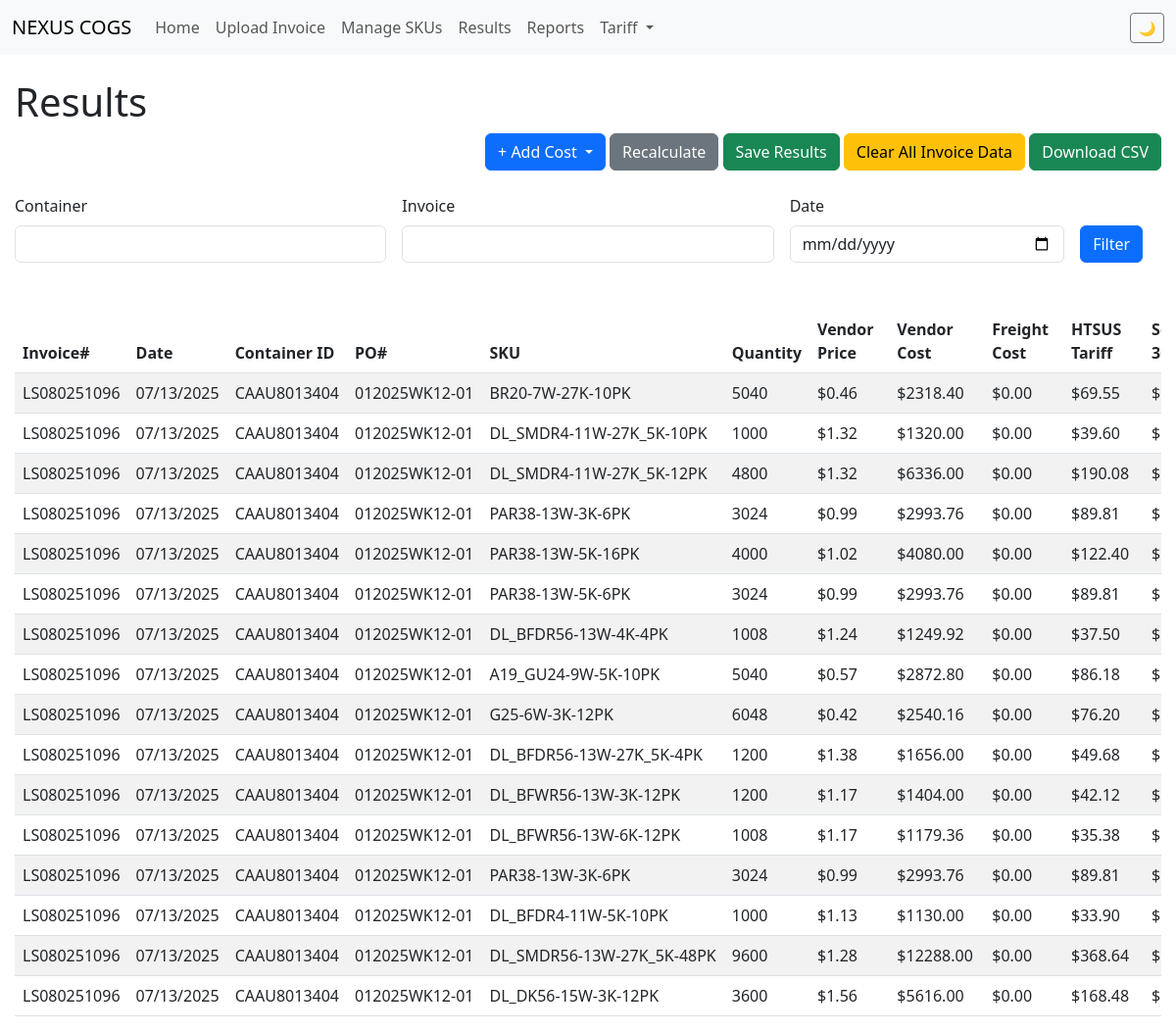
The app's page /legacy/results/, older data.
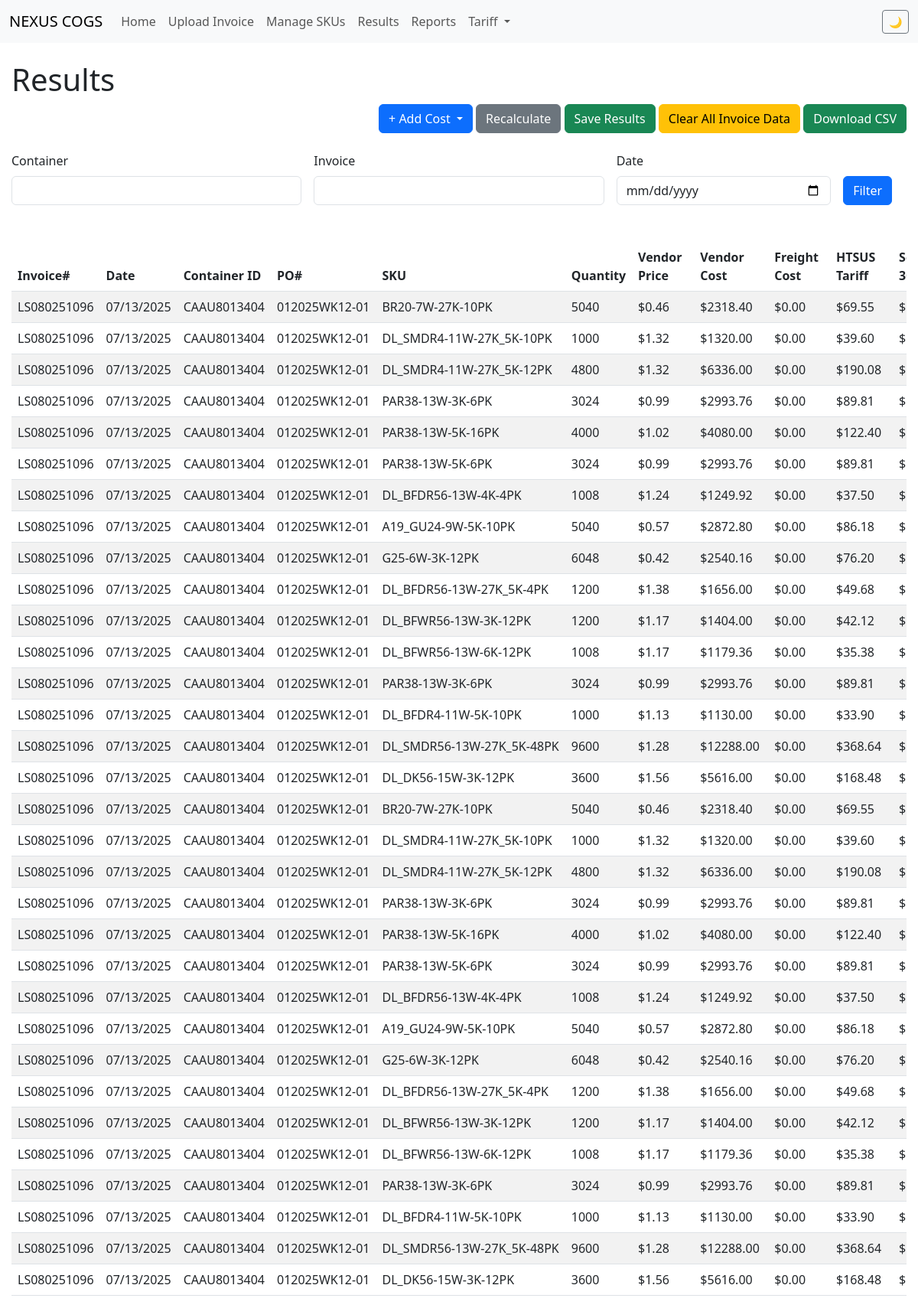
The same page, newer data.
### cogs/models.py (models this page shows, shortened)
class InvoiceLine(models.Model):
    invoice = models.ForeignKey(Invoice, on_delete=models.CASCADE, related_name='lines')
    sku = models.ForeignKey(SKU, on_delete=models.PROTECT)
    quantity = models.IntegerField()
    price_vendor = models.DecimalField(max_digits=10, decimal_places=2, help_text="Price per unit")
    total_vendor = models.DecimalField(max_digits=10, decimal_places=2, help_text="Denormalized from CSV for validation")
    unit_volume_cc = models.FloatField(help_text="Volume per unit in cubic centimeters")

class Invoice(models.Model):
    invoice_number = models.CharField(max_length=100)
    invoice_date = models.DateField()
    container = models.ForeignKey(Container, on_delete=models.SET_NULL, blank=True, null=True)
    entry = models.ForeignKey('tariff.Entry', on_delete=models.SET_NULL, blank=True, null=True, help_text="Link to customs entry if available")
    country_origin = models.CharField(
        max_length=2,
        blank=True,
        null=True,
        help_text="Country of manufacture (ISO 2-letter code) for all items in this invoice"
    )
    po_number = models.CharField(max_length=100)
    currency = models.CharField(max_length=3, default="USD")
    apply_db_htsus_rate = models.BooleanField(default=True, help_text="If False, manual HTSUS rate will be used for this invoice.")
    manual_htsus_rate_pct = models.DecimalField(max_digits=5, decimal_places=2, blank=True, null=True, help_text="Manual HTSUS rate for this invoice (e.g. 3.5 for 3.5%). Used if 'Apply DB HTSUS Rate' is False.")

class Container(models.Model):
    container_id = models.CharField(max_length=100, unique=True)
    notes = models.TextField(blank=True, null=True)

class SKU(models.Model):
    sku = models.CharField(max_length=100, unique=True)  # Keep longer length from COGS
    name = models.CharField(max_length=255, blank=True, null=True)
    htsus_code = models.ForeignKey(HTSUSCode, on_delete=models.SET_NULL, blank=True, null=True)
    htsus_rate_pct = models.DecimalField(
        max_digits=7,
        decimal_places=4,
        blank=True,
        null=True,
        help_text="Overrides HTSUSCode rate if present"
    )
    origin_country = models.CharField(
        max_length=2,
        blank=True,
        null=True,
        help_text="ISO 2-letter country code"
    )
    claimed_spi = models.CharField(
        max_length=10,
        blank=True,
        help_text="Special Program Indicator"
    )
    effective_from = models.DateField(null=True, blank=True)
    effective_to = models.DateField(null=True, blank=True)
    override_reason = models.TextField(
        blank=True,
        help_text="Reason for rate override"
    )

### cogs/views.py (the view, shortened to what this page needs)
# urls.py: path('results/', views.results, name='results'),
def results(request):
    lines = InvoiceLine.objects.all().select_related('invoice', 'sku').prefetch_related('allocatedcost_set__cost_pool')
    container_filter = request.GET.get('container')
    invoice_filter = request.GET.get('invoice')
    date_filter = request.GET.get('date')
    if container_filter:
        lines = lines.filter(invoice__container__container_id=container_filter)
    if invoice_filter:
        lines = lines.filter(invoice__invoice_number=invoice_filter)
    if date_filter:
        lines = lines.filter(invoice__invoice_date=date_filter)
    other_cost_pool_names = CostPool.objects.exclude(name__in=['Freight Cost', 'HTSUS Tariff']).values_list('name', flat=True).distinct()
    results_data = []
    for line in lines:
        vendor_cost = line.price_vendor * line.quantity
        freight_cost = line.allocatedcost_set.filter(cost_pool__name='Freight Cost').first()
        freight_cost_amount = freight_cost.amount_allocated if freight_cost else 0
        htsus_rate = Decimal('0')
        if line.sku and line.sku.htsus_rate_pct is not None:
            htsus_rate = line.sku.htsus_rate_pct
        elif line.sku and line.sku.htsus_code and line.sku.htsus_code.rate_pct:
            htsus_rate = line.sku.htsus_code.rate_pct
        htsus_tariff_amount = vendor_cost * (htsus_rate / Decimal('100'))
        section_301_amount = Decimal('0')
        other_cost_allocations = {}
        current_line_other_costs_total = Decimal(0)
        for allocated_cost in line.allocatedcost_set.all():
            if allocated_cost.cost_pool.name not in ['Freight Cost', 'HTSUS Tariff']:
                other_cost_allocations[allocated_cost.cost_pool.name] = allocated_cost.amount_allocated
                current_line_other_costs_total += allocated_cost.amount_allocated
        total_cost = vendor_cost + freight_cost_amount + htsus_tariff_amount + section_301_amount + current_line_other_costs_total
        unit_total_cost = (total_cost / line.quantity).quantize(Decimal('0.01')) if line.quantity > 0 else Decimal(0)
        results_data.append({
            'line': line,
            'vendor_cost': vendor_cost,
            'freight_cost': freight_cost_amount,
            'htsus_tariff': htsus_tariff_amount,
            'section_301': section_301_amount,  # ADD THIS LINE
            'other_cost_allocations': other_cost_allocations, # New: detailed other costs
            'total_cost': total_cost,
            'unit_total_cost': unit_total_cost,
        })
    freight_costs = CostPool.objects.filter(name='Freight Cost')
    total_freight_cost = sum(cost.amount_total for cost in freight_costs)
    other_custom_costs = CostPool.objects.exclude(name__in=['Freight Cost', 'HTSUS Tariff'])
    total_other_custom_costs = sum(cost.amount_total for cost in other_custom_costs)
    return render(request, 'results.html', {
        'results_data': results_data,
        'freight_costs': freight_costs,
        'total_freight_cost': total_freight_cost,
        'other_custom_costs': other_custom_costs, # Keep for the summary card
        'total_other_custom_costs': total_other_custom_costs, # Keep for the summary card
        'other_cost_pool_names': other_cost_pool_names, # New: for dynamic columns
    })

### templates/results.html (shortened to what this page needs)
{% extends 'base.html' %}
{% load cogs_extras %}
{% block content %}
<div class="results-full-width">
    <h1>Results</h1>
    <div class="d-flex justify-content-between align-items-center mb-4">
        <div>
            <div class="dropdown" style="display: inline-block;">
                <button class="btn btn-primary dropdown-toggle" type="button" id="addCostDropdown" data-bs-toggle="dropdown" aria-expanded="false">
                    + Add Cost
                </button>
            </div>
            <a href="{% url 'recalculate_costs' %}" class="btn btn-secondary">Recalculate</a>
            <button type="button" class="btn btn-success" onclick="saveResults()">
                Save Results
            </button>
            <a href="{% url 'clear_invoice_data' %}" class="btn btn-warning"
               onclick="return confirm('This will delete ALL uploaded invoice data. Are you sure?')">
               Clear All Invoice Data
            </a>
            <a href="{% url 'download_results_csv' %}" class="btn btn-success">Download CSV</a>
        </div>
    </div>
    <form method="get" class="row g-3 mb-4">
        <div class="col-md-4">
            <label for="container" class="form-label">Container</label>
            <input type="text" class="form-control" name="container" id="container" value="{{ request.GET.container }}">
        </div>
        <div class="col-md-4">
            <label for="invoice" class="form-label">Invoice</label>
            <input type="text" class="form-control" name="invoice" id="invoice" value="{{ request.GET.invoice }}">
        </div>
        <div class="col-md-3">
            <label for="date" class="form-label">Date</label>
            <input type="date" class="form-control" name="date" id="date" value="{{ request.GET.date }}">
        </div>
        <div class="col-md-1 d-flex align-items-end">
            <button class="btn btn-primary" type="submit">Filter</button>
        </div>
    </form>
    <div class="results-table-wrapper">
        <table class="table table-striped table-hover results-table" id="resultsTable">
            <thead>
                <tr>
                    <th class="nowrap">Invoice#</th>
                    <th class="date-column">Date</th>
                    <th class="nowrap">Container ID</th>
                    <th class="nowrap">PO#</th>
                    <th class="sku-column">SKU</th>
                    <th>Quantity</th>
                    <th>Vendor Price</th>
                    <th>Vendor Cost</th>
                    <th>Freight Cost</th>
                    <th>HTSUS Tariff</th>
                    <th>Section 301</th>
                </tr>
            </thead>
            <tbody>
                {% for result in results_data %}
                <tr>
                    <td class="nowrap">{{ result.line.invoice.invoice_number }}</td>
                    <td class="date-column">{{ result.line.invoice.invoice_date|date:"m/d/Y" }}</td>
                    <td class="nowrap">{{ result.line.invoice.container.container_id }}</td>
                    <td class="nowrap">{{ result.line.invoice.po_number }}</td>
                    <td class="sku-column" title="{{ result.line.sku.sku }}">{{ result.line.sku.sku }}</td>
                    <td>{{ result.line.quantity }}</td>
                    <td>${{ result.line.price_vendor|floatformat:2 }}</td>
                    <td>${{ result.vendor_cost|floatformat:2 }}</td>
                    <td>${{ result.freight_cost|floatformat:2 }}</td>
                    <td>${{ result.htsus_tariff|floatformat:2 }}</td>
                    <td>${{ result.section_301|floatformat:2 }}</td>
                </tr>
                {% endfor %}
            </tbody>
        </table>
    </div>
</div>
{% endblock %}

### templates/base.html (shortened to what this page needs)
<!DOCTYPE html>
<html lang="en">
<head>
    <link href="https://cdn.jsdelivr.net/npm/bootstrap@5.3.0/dist/css/bootstrap.min.css" rel="stylesheet">
</head>
<body>
    <nav class="navbar navbar-expand-lg navbar-light bg-light">
        <div class="container-fluid">
            <a class="navbar-brand" href="/">NEXUS COGS</a>
            <div class="collapse navbar-collapse" id="navbarNav">
                <ul class="navbar-nav">
                    <li class="nav-item"><a class="nav-link" href="{% url 'home' %}">Home</a></li>
                    <li class="nav-item"><a class="nav-link" href="{% url 'invoice_upload' %}">Upload Invoice</a></li>
                    <li class="nav-item"><a class="nav-link" href="{% url 'sku_list' %}">Manage SKUs</a></li>
                    <li class="nav-item"><a class="nav-link" href="{% url 'results' %}">Results</a></li>
                    <li class="nav-item"><a class="nav-link" href="{% url 'reports_list' %}">Reports</a></li>
<li class="nav-item dropdown">
    <a class="nav-link dropdown-toggle" href="#" id="tariffDropdown" role="button" data-bs-toggle="dropdown" aria-expanded="false">
        Tariff
    </a>
</li>
</ul>
                <div class="ms-auto d-flex align-items-center">
                    <button class="btn btn-outline-secondary btn-sm" id="themeToggle" onclick="toggleTheme()" title="Toggle dark/light mode">
                        <span id="themeIcon">🌙</span>
                    </button>
                </div>
            </div>
        </div>
    </nav>
    <div class="container mt-4">
        {% block content %}
        {% endblock %}
    </div>
</body>
</html>

### templates/base.html (style rules this page uses)
* { transition: background-color 0.3s ease, color 0.3s ease, border-color 0.3s ease; }
.results-table { width: 100%; }
.results-table thead th { position: sticky; top: 0; z-index: 10; background: white; }
.results-table td.nowrap, .results-table th.nowrap { white-space: nowrap; overflow: hidden; text-overflow: ellipsis; }
.sku-column { min-width: 150px; max-width: 250px; white-space: nowrap; overflow: hidden; text-overflow: ellipsis; }
.date-column { white-space: nowrap; min-width: 100px; }
.results-table th { position: relative; border-right: none !important; }

### templates/results.html (style rules this page uses)
.results-full-width { width: 100vw; margin-left: calc(-50vw + 50%); padding: 0 15px; }
.results-table-wrapper { width: 100%; overflow-x: auto; }
.results-table { width: 100%; min-width: 1400px; }

Row changes from the older to the newer data that the page shows:
added InvoiceLine: line.invoice.invoice_number "LS080251096", line.invoice.invoice_date "07/13/2025", line.invoice.container.container_id "CAAU8013404", line.invoice.po_number "012025WK12-01", line.sku.sku "BR20-7W-27K-10PK", line.quantity "5040", line.price_vendor "0.46", vendor_cost "2318.40", freight_cost "0.00", htsus_tariff "69.55"
added InvoiceLine: line.invoice.invoice_number "LS080251096", line.invoice.invoice_date "07/13/2025", line.invoice.container.container_id "CAAU8013404", line.invoice.po_number "012025WK12-01", line.sku.sku "DL_SMDR4-11W-27K_5K-10PK", line.quantity "1000", line.price_vendor "1.32", vendor_cost "1320.00", freight_cost "0.00", htsus_tariff "39.60"
added InvoiceLine: line.invoice.invoice_number "LS080251096", line.invoice.invoice_date "07/13/2025", line.invoice.container.container_id "CAAU8013404", line.invoice.po_number "012025WK12-01", line.sku.sku "DL_SMDR4-11W-27K_5K-12PK", line.quantity "4800", line.price_vendor "1.32", vendor_cost "6336.00", freight_cost "0.00", htsus_tariff "190.08"
added InvoiceLine: line.invoice.invoice_number "LS080251096", line.invoice.invoice_date "07/13/2025", line.invoice.container.container_id "CAAU8013404", line.invoice.po_number "012025WK12-01", line.sku.sku "PAR38-13W-3K-6PK", line.quantity "3024", line.price_vendor "0.99", vendor_cost "2993.76", freight_cost "0.00", htsus_tariff "89.81"
added InvoiceLine: line.invoice.invoice_number "LS080251096", line.invoice.invoice_date "07/13/2025", line.invoice.container.container_id "CAAU8013404", line.invoice.po_number "012025WK12-01", line.sku.sku "PAR38-13W-5K-16PK", line.quantity "4000", line.price_vendor "1.02", vendor_cost "4080.00", freight_cost "0.00", htsus_tariff "122.40"
added InvoiceLine: line.invoice.invoice_number "LS080251096", line.invoice.invoice_date "07/13/2025", line.invoice.container.container_id "CAAU8013404", line.invoice.po_number "012025WK12-01", line.sku.sku "PAR38-13W-5K-6PK", line.quantity "3024", line.price_vendor "0.99", vendor_cost "2993.76", freight_cost "0.00", htsus_tariff "89.81"
added InvoiceLine: line.invoice.invoice_number "LS080251096", line.invoice.invoice_date "07/13/2025", line.invoice.container.container_id "CAAU8013404", line.invoice.po_number "012025WK12-01", line.sku.sku "DL_BFDR56-13W-4K-4PK", line.quantity "1008", line.price_vendor "1.24", vendor_cost "1249.92", freight_cost "0.00", htsus_tariff "37.50"
added InvoiceLine: line.invoice.invoice_number "LS080251096", line.invoice.invoice_date "07/13/2025", line.invoice.container.container_id "CAAU8013404", line.invoice.po_number "012025WK12-01", line.sku.sku "A19_GU24-9W-5K-10PK", line.quantity "5040", line.price_vendor "0.57", vendor_cost "2872.80", freight_cost "0.00", htsus_tariff "86.18"
added InvoiceLine: line.invoice.invoice_number "LS080251096", line.invoice.invoice_date "07/13/2025", line.invoice.container.container_id "CAAU8013404", line.invoice.po_number "012025WK12-01", line.sku.sku "G25-6W-3K-12PK", line.quantity "6048", line.price_vendor "0.42", vendor_cost "2540.16", freight_cost "0.00", htsus_tariff "76.20"
added InvoiceLine: line.invoice.invoice_number "LS080251096", line.invoice.invoice_date "07/13/2025", line.invoice.container.container_id "CAAU8013404", line.invoice.po_number "012025WK12-01", line.sku.sku "DL_BFDR56-13W-27K_5K-4PK", line.quantity "1200", line.price_vendor "1.38", vendor_cost "1656.00", freight_cost "0.00", htsus_tariff "49.68"
added InvoiceLine: line.invoice.invoice_number "LS080251096", line.invoice.invoice_date "07/13/2025", line.invoice.container.container_id "CAAU8013404", line.invoice.po_number "012025WK12-01", line.sku.sku "DL_BFWR56-13W-3K-12PK", line.quantity "1200", line.price_vendor "1.17", vendor_cost "1404.00", freight_cost "0.00", htsus_tariff "42.12"
added InvoiceLine: line.invoice.invoice_number "LS080251096", line.invoice.invoice_date "07/13/2025", line.invoice.container.container_id "CAAU8013404", line.invoice.po_number "012025WK12-01", line.sku.sku "DL_BFWR56-13W-6K-12PK", line.quantity "1008", line.price_vendor "1.17", vendor_cost "1179.36", freight_cost "0.00", htsus_tariff "35.38"
added InvoiceLine: line.invoice.invoice_number "LS080251096", line.invoice.invoice_date "07/13/2025", line.invoice.container.container_id "CAAU8013404", line.invoice.po_number "012025WK12-01", line.sku.sku "PAR38-13W-3K-6PK", line.quantity "3024", line.price_vendor "0.99", vendor_cost "2993.76", freight_cost "0.00", htsus_tariff "89.81"
added InvoiceLine: line.invoice.invoice_number "LS080251096", line.invoice.invoice_date "07/13/2025", line.invoice.container.container_id "CAAU8013404", line.invoice.po_number "012025WK12-01", line.sku.sku "DL_BFDR4-11W-5K-10PK", line.quantity "1000", line.price_vendor "1.13", vendor_cost "1130.00", freight_cost "0.00", htsus_tariff "33.90"
added InvoiceLine: line.invoice.invoice_number "LS080251096", line.invoice.invoice_date "07/13/2025", line.invoice.container.container_id "CAAU8013404", line.invoice.po_number "012025WK12-01", line.sku.sku "DL_SMDR56-13W-27K_5K-48PK", line.quantity "9600", line.price_vendor "1.28", vendor_cost "12288.00", freight_cost "0.00", htsus_tariff "368.64"
added InvoiceLine: line.invoice.invoice_number "LS080251096", line.invoice.invoice_date "07/13/2025", line.invoice.container.container_id "CAAU8013404", line.invoice.po_number "012025WK12-01", line.sku.sku "DL_DK56-15W-3K-12PK", line.quantity "3600", line.price_vendor "1.56", vendor_cost "5616.00", freight_cost "0.00", htsus_tariff "168.48"
